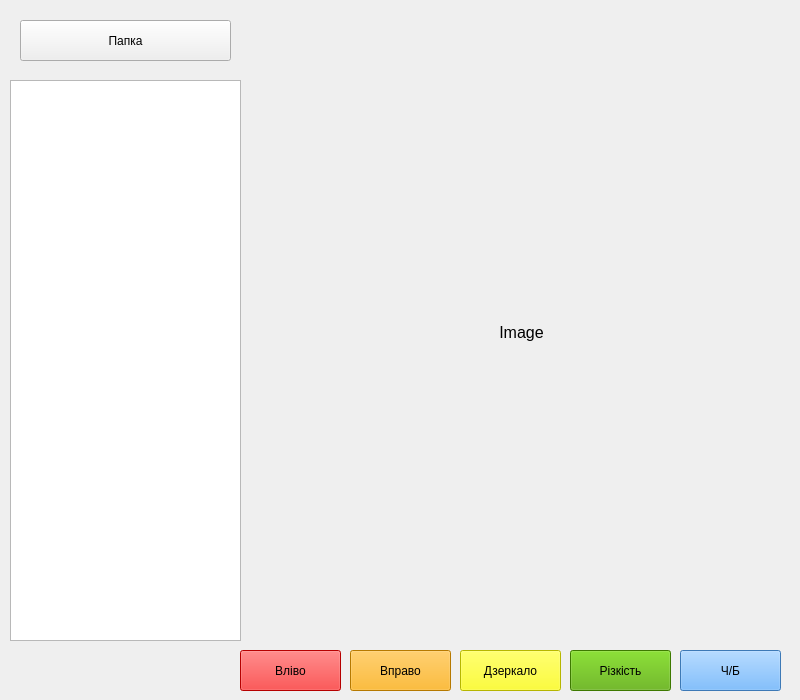
<?xml version="1.0" encoding="UTF-8"?>
<ui version="4.0">
 <class>Image_Editor</class>
 <widget class="QMainWindow" name="Image_Editor">
  <property name="geometry">
   <rect>
    <x>0</x>
    <y>0</y>
    <width>800</width>
    <height>700</height>
   </rect>
  </property>
  <property name="windowTitle">
   <string>MainWindow</string>
  </property>
  <widget class="QWidget" name="centralwidget">
   <widget class="QPushButton" name="to_left_btn">
    <property name="geometry">
     <rect>
      <x>240</x>
      <y>650</y>
      <width>101</width>
      <height>41</height>
     </rect>
    </property>
    <property name="styleSheet">
     <string notr="true">background-color: rgb(255, 0, 0);</string>
    </property>
    <property name="text">
     <string>Вліво</string>
    </property>
   </widget>
   <widget class="QPushButton" name="to_right_btn">
    <property name="geometry">
     <rect>
      <x>350</x>
      <y>650</y>
      <width>101</width>
      <height>41</height>
     </rect>
    </property>
    <property name="styleSheet">
     <string notr="true">background-color: rgb(255, 170, 0);</string>
    </property>
    <property name="text">
     <string>Вправо</string>
    </property>
   </widget>
   <widget class="QPushButton" name="mirror_btn">
    <property name="geometry">
     <rect>
      <x>460</x>
      <y>650</y>
      <width>101</width>
      <height>41</height>
     </rect>
    </property>
    <property name="styleSheet">
     <string notr="true">background-color: rgb(255, 255, 0);</string>
    </property>
    <property name="text">
     <string>Дзеркало</string>
    </property>
   </widget>
   <widget class="QPushButton" name="L_btn">
    <property name="geometry">
     <rect>
      <x>680</x>
      <y>650</y>
      <width>101</width>
      <height>41</height>
     </rect>
    </property>
    <property name="styleSheet">
     <string notr="true">background-color: rgb(85, 170, 255);</string>
    </property>
    <property name="text">
     <string>Ч/Б</string>
    </property>
   </widget>
   <widget class="QPushButton" name="rizkist_btn">
    <property name="geometry">
     <rect>
      <x>570</x>
      <y>650</y>
      <width>101</width>
      <height>41</height>
     </rect>
    </property>
    <property name="styleSheet">
     <string notr="true">background-color: rgb(85, 170, 0);</string>
    </property>
    <property name="text">
     <string>Різкість</string>
    </property>
   </widget>
   <widget class="QListWidget" name="list">
    <property name="geometry">
     <rect>
      <x>10</x>
      <y>80</y>
      <width>231</width>
      <height>561</height>
     </rect>
    </property>
   </widget>
   <widget class="QPushButton" name="papka_btn">
    <property name="geometry">
     <rect>
      <x>20</x>
      <y>20</y>
      <width>211</width>
      <height>41</height>
     </rect>
    </property>
    <property name="text">
     <string>Папка</string>
    </property>
   </widget>
   <widget class="QLabel" name="Image">
    <property name="geometry">
     <rect>
      <x>266</x>
      <y>32</y>
      <width>511</width>
      <height>601</height>
     </rect>
    </property>
    <property name="font">
     <font>
      <pointsize>12</pointsize>
     </font>
    </property>
    <property name="text">
     <string>Image</string>
    </property>
    <property name="alignment">
     <set>Qt::AlignCenter</set>
    </property>
   </widget>
  </widget>
 </widget>
 <resources/>
 <connections/>
</ui>
